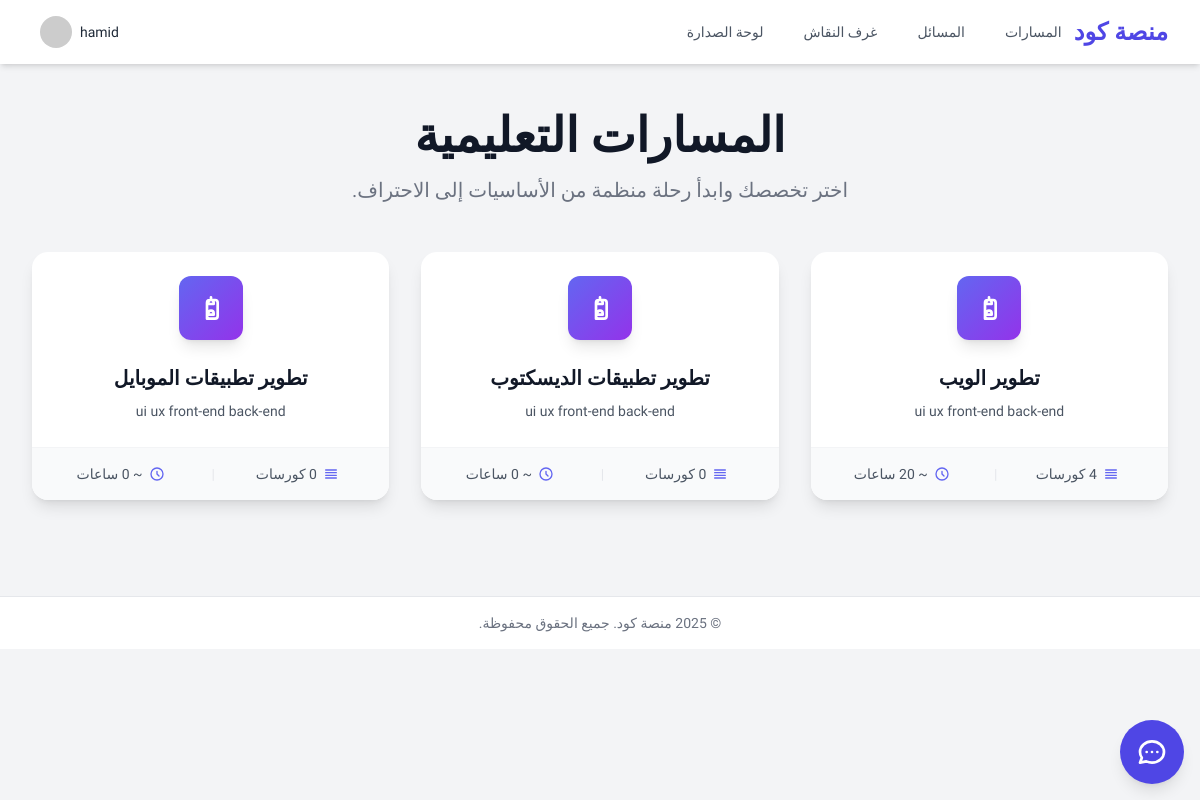
The page /courses/ (signed in) on the database its author committed.
### accounts/models.py (models this page shows, shortened)
class CustomUser(AbstractUser):
    AVATAR_CHOICES = (
        ('m1', 'ذكر 1'), ('m2', 'ذكر 2'), ('m3', 'ذكر 3'),
        ('f1', 'أنثى 1'), ('f2', 'أنثى 2'), ('f3', 'أنثى 3'),
    )
    avatar = models.CharField(
        "الصورة الرمزية",
        max_length=2,
        choices=AVATAR_CHOICES,
        default='m1'
    )
    is_moderator = models.BooleanField(
        "مشرف",
        default=False,
        help_text="يحدد ما إذا كان يمكن للمستخدم الإشراف على المحتوى مثل غرف النقاش."
    )
    academic_year = models.PositiveIntegerField(
        verbose_name="السنة الدراسية",
        validators=[MinValueValidator(1), MaxValueValidator(6)],
        null=True,
        blank=True,
        help_text="السنة الدراسية للطالب (من 1 إلى 6)."
    )
    path = models.CharField(
        verbose_name="المسار المختار",
        max_length=100,
        blank=True,
        help_text="المسار التعليمي المفضل للطالب، مثل (تطوير الويب)."
    )
    score = models.PositiveIntegerField(
        verbose_name="النقاط",
        default=0,
        db_index=True,
        help_text="مجموع النقاط التي حصل عليها المستخدم."
    )
    class Meta:
        ordering = ['-score', 'username']
        verbose_name = "مستخدم"
        verbose_name_plural = "المستخدمون"

### courses/models.py (models this page shows, shortened)
class LearningPath(models.Model):
    title = models.CharField("عنوان المسار", max_length=200, unique=True)
    description = models.TextField("وصف المسار")
    class Meta:
        verbose_name = "مسار تعليمي"
        verbose_name_plural = "المسارات التعليمية"
        ordering = ['title']

### courses/views.py (the view)
# urls.py: path('', LearningPathListView.as_view(), name='path_list'),
class LearningPathListView(ListView):
    model = LearningPath
    template_name = 'courses/path_list.html'
    context_object_name = 'paths'

### courses/templatetags/course_extras.py (called while the page is built)
@register.filter
def multiply(value, arg):
    try:
        return int(value) * int(arg)
    except (ValueError, TypeError):
        return value

### dashboard/templatetags/markdown_extras.py (called while the page is built)
@register.filter(name='markdownify') # استخدام name='markdownify' هو ممارسة جيدة
@stringfilter
def markdownify(value):
    extensions = [
        'fenced_code',  # لتفعيل كتل الكود باستخدام ```
        'codehilite',   # لتفعيل تلوين الصيغة داخل كتل الكود
        LinkTargetExtension(), # تفعيل الامتداد المخصص الذي أنشأناه
    ]
    html = markdown.markdown(value, extensions=extensions)
    return mark_safe(html)

    def extendMarkdown(self, md):
        md.treeprocessors.register(LinkTargetProcessor(md), 'link_target', 15)

    def run(self, root):
        for element in root.iter("a"):
            element.set("target", "_blank")
            element.set("rel", "noopener noreferrer")
        return root

### courses/templates/courses/path_list.html (shortened to what this page needs)
{% extends "base.html" %}
{% load course_extras %}
{% block content %}
<div class="max-w-7xl mx-auto">
    <div class="text-center mb-12">
        <h1 class="text-4xl font-extrabold text-gray-900 dark:text-white sm:text-5xl">
            المسارات التعليمية
        </h1>
        <p class="mt-4 max-w-2xl mx-auto text-xl text-gray-500 dark:text-gray-400">
            اختر تخصصك وابدأ رحلة منظمة من الأساسيات إلى الاحتراف.
        </p>
    </div>
    <div class="grid grid-cols-1 md:grid-cols-2 lg:grid-cols-3 gap-8">
        {% for path in paths %}
            <div class="bg-white dark:bg-gray-800 rounded-2xl shadow-lg hover:shadow-xl transform hover:-translate-y-2 transition-all duration-300">
                <a href="{% url 'courses:path_detail' path.pk %}" class="block h-full flex flex-col">
                    <div class="p-6">
                        <div class="flex items-center justify-center h-16 w-16 rounded-xl bg-gradient-to-br from-indigo-500 to-purple-600 text-white shadow-lg mx-auto">
                            <svg class="h-8 w-8" fill="none" viewBox="0 0 24 24" stroke="currentColor"><path stroke-linecap="round" stroke-linejoin="round" stroke-width="2" d="M12 6V4m0 2a2 2 0 012 2v1h-4V8a2 2 0 012-2zm0 8a2 2 0 012 2v1h-4v-1a2 2 0 012-2zm-3 6V8a2 2 0 012-2h4a2 2 0 012 2v10a2 2 0 01-2 2h-4a2 2 0 01-2-2z" /></svg>
                        </div>
                    </div>
                    <div class="px-6 pb-6 text-center flex-grow">
                        <h2 class="text-xl font-bold text-gray-900 dark:text-white">{{ path.title }}</h2>
                        <p class="mt-2 text-gray-600 dark:text-gray-400 text-sm leading-relaxed">{{ path.description|truncatewords:20 }}</p>
                    </div>
                    <div class="px-6 py-4 bg-gray-50 dark:bg-gray-700/50 border-t border-gray-100 dark:border-gray-700 rounded-b-2xl">
                        <div class="flex justify-around text-sm font-medium text-gray-600 dark:text-gray-300">
                            <span class="flex items-center">
                                <svg class="w-4 h-4 mr-1.5 rtl:ml-1.5 text-indigo-500" fill="none" viewBox="0 0 24 24" stroke="currentColor"><path stroke-linecap="round" stroke-linejoin="round" stroke-width="2" d="M4 6h16M4 10h16M4 14h16M4 18h16" /></svg>
                                <span>{{ path.courses.count }} كورسات</span>
                            </span>
                            <span class="text-gray-200 dark:text-gray-600">|</span>
                            <span class="flex items-center">
                                <svg class="w-4 h-4 mr-1.5 rtl:ml-1.5 text-indigo-500" fill="none" viewBox="0 0 24 24" stroke="currentColor"><path stroke-linecap="round" stroke-linejoin="round" stroke-width="2" d="M12 8v4l3 3m6-3a9 9 0 11-18 0 9 9 0 0118 0z" /></svg>
                                <span>~ {{ path.courses.count|multiply:5 }} ساعات</span>
                            </span>
                        </div>
                    </div>
                </a>
            </div>
        {% endfor %}
    </div>
</div>
{% endblock %}

### templates/base.html (shortened to what this page needs)
{% load static %}
<!DOCTYPE html>
<html lang="ar" dir="rtl" class="scroll-smooth">
<head>
    <link rel="stylesheet" href="https://cdnjs.cloudflare.com/ajax/libs/codemirror/5.65.15/codemirror.min.css">
    <link rel="stylesheet" href="https://cdnjs.cloudflare.com/ajax/libs/codemirror/5.65.15/theme/dracula.min.css">
    <link rel="stylesheet" href="https://cdnjs.cloudflare.com/ajax/libs/highlight.js/11.9.0/styles/atom-one-dark.min.css">
    <script src="https://cdn.tailwindcss.com"></script>
</head>
<body class="bg-gray-100 dark:bg-gray-900 text-gray-800 dark:text-gray-200 antialiased">
    <header x-data="{ mobileMenuOpen: false }" class="bg-white dark:bg-gray-800 shadow-md sticky top-0 z-40">
        <nav class="max-w-7xl mx-auto px-4 sm:px-6 lg:px-8">
            <div class="flex items-center justify-between h-16">
                <div class="flex items-center">
                    <a href="{% url 'home' %}" class="flex-shrink-0 text-2xl font-bold text-indigo-600 dark:text-indigo-400">منصة كود</a>
                    <div class="hidden md:block">
                        <div class="mr-10 rtl:mr-0 rtl:ml-10 flex items-baseline space-x-4 rtl:space-x-reverse">
                            <a href="{% url 'courses:path_list' %}" class="text-gray-600 dark:text-gray-300 hover:bg-gray-200 dark:hover:bg-gray-700 px-3 py-2 rounded-md text-sm font-medium transition-colors">المسارات</a>
                            <a href="{% url 'problems:problem_list' %}" class="text-gray-600 dark:text-gray-300 hover:bg-gray-200 dark:hover:bg-gray-700 px-3 py-2 rounded-md text-sm font-medium transition-colors">المسائل</a>
                            <a href="{% url 'chat:room_list' %}" class="text-gray-600 dark:text-gray-300 hover:bg-gray-200 dark:hover:bg-gray-700 px-3 py-2 rounded-md text-sm font-medium transition-colors">غرف النقاش</a>
                            <a href="{% url 'accounts:leaderboard' %}" class="text-gray-600 dark:text-gray-300 hover:bg-gray-200 dark:hover:bg-gray-700 px-3 py-2 rounded-md text-sm font-medium transition-colors">لوحة الصدارة</a>
                        </div>
                    </div>
                </div>
                <div class="hidden md:block">
                    {% if user.is_authenticated %}
                    <div x-data="{ dropdownOpen: false }" class="relative">
                        <button @click="dropdownOpen = !dropdownOpen" class="flex items-center space-x-2 rtl:space-x-reverse p-2 rounded-full hover:bg-gray-200 dark:hover:bg-gray-700 focus:outline-none">
                            <span class="font-medium text-sm">{{ user.username }}</span>
                            <img class="h-8 w-8 rounded-full" src="https://ui-avatars.com/api/?name={{ user.username|urlencode }}&background=indigo&color=white&font-size=0.5" alt="User Avatar">
                        </button>
                    </div>
                    {% endif %}
                </div>
            </div>
        </nav>
    </header>
    <main>
        <div class="max-w-7xl mx-auto py-6 sm:px-6 lg:px-8">
            <div class="px-4 py-6 sm:px-0">
                {% block content %}{% endblock %}
            </div>
        </div>
    </main>
    <footer class="bg-white dark:bg-gray-800 border-t border-gray-200 dark:border-gray-700 mt-12">
        <div class="max-w-7xl mx-auto py-4 px-4 sm:px-6 lg:px-8 text-center text-sm text-gray-500 dark:text-gray-400">
            <p>&copy; {% now "Y" %} منصة كود. جميع الحقوق محفوظة.</p>
        </div>
    </footer>
    {% if user.is_authenticated %}
    <div x-data="aiTutor()" @keydown.escape.window="tutorOpen = false" class="fixed bottom-0 right-0 p-4 z-50 print:hidden">
        <button @click="toggle()" class="bg-indigo-600 text-white w-16 h-16 rounded-full shadow-lg flex items-center justify-center transform hover:scale-110 transition-transform">
        </button>
    </div>
    {% endif %}
</body>
</html>

### templates/base.html (style rules this page uses)
body { font-family: 'Tajawal', sans-serif; }

### rows shown on the page
CustomUser: username "hamid"
LearningPath: title "تطوير الويب", description "ui ux front-end back-end", courses.count "4", courses.count|multiply "20"
LearningPath: title "تطوير تطبيقات الديسكتوب", description "ui ux front-end back-end", courses.count "0", courses.count|multiply "0"
LearningPath: title "تطوير تطبيقات الموبايل", description "ui ux front-end back-end", courses.count "0"
